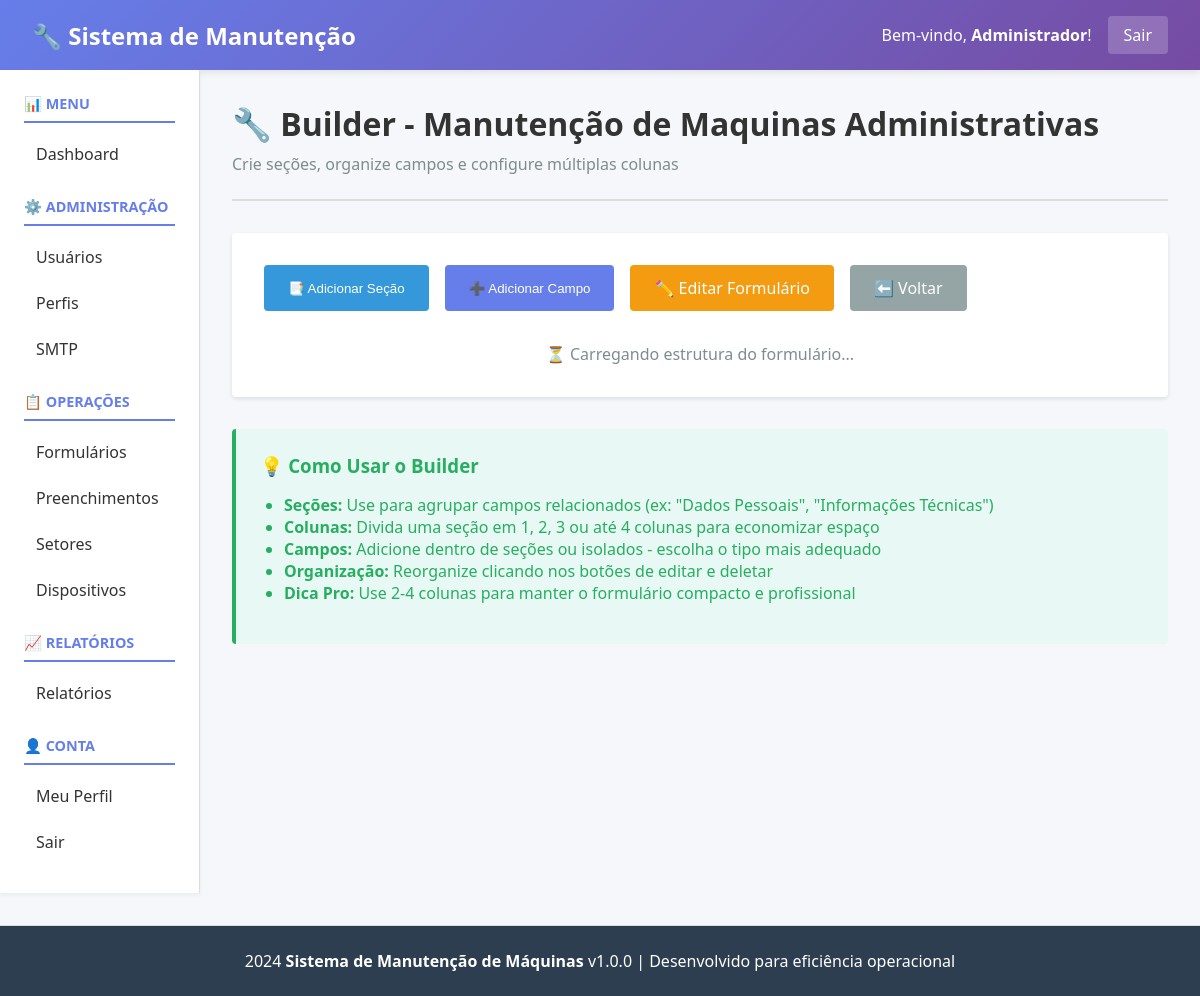
/public/index.php?page=forms&action=builder&id=3 (signed in), run on the app's committed database.
### tables this page shows
CREATE TABLE `users` (
  `id` int(11) NOT NULL,
  `username` varchar(100) NOT NULL,
  `email` varchar(100) NOT NULL,
  `password_hash` varchar(255) NOT NULL,
  `full_name` varchar(200) NOT NULL,
  `auth_type` enum('local','ldap') DEFAULT 'local',
  `profile_id` int(11) DEFAULT NULL,
  `status` enum('active','inactive') DEFAULT 'active',
  `last_login` datetime DEFAULT NULL,
  `created_at` datetime DEFAULT current_timestamp(),
  `updated_at` datetime DEFAULT current_timestamp() ON UPDATE current_timestamp()
);

CREATE TABLE `forms` (
  `id` int(11) NOT NULL,
  `name` varchar(255) NOT NULL,
  `description` longtext DEFAULT NULL,
  `category_id` int(11) DEFAULT NULL,
  `created_by` int(11) DEFAULT NULL,
  `status` varchar(20) DEFAULT 'active',
  `created_at` datetime DEFAULT current_timestamp(),
  `updated_at` datetime DEFAULT current_timestamp() ON UPDATE current_timestamp()
);

### controllers/FormController.php (called while the page is built, shortened)
<?php
class FormController
{
    private $db;
    public function __construct()
    {
        $this->db = Database::getInstance();
    }
    public function builder()
    {
        $id = intval($_GET['id'] ?? 0);
        $form = $this->db->fetch("SELECT * FROM forms WHERE id = ?", [$id]);
        include __DIR__ . '/../views/forms/builder.php';
    }
}

### config/Database.php (called while the page is built, shortened)
<?php
class Database
{
    private static $instance = null;
    private $connection;
    private $host = 'localhost';
    private $db_name = 'manutencao_db';
    private $username = 'root';
    private $password = '';
    private $charset = 'utf8mb4';
    private function __construct()
    {
        try {
            $dsn = "mysql:host=" . $this->host . ";dbname=" . $this->db_name . ";charset=" . $this->charset;
            $this->connection = new \PDO(
                $dsn,
                $this->username,
                $this->password,
                array(
                    \PDO::ATTR_ERRMODE => \PDO::ERRMODE_EXCEPTION,
                    \PDO::ATTR_DEFAULT_FETCH_MODE => \PDO::FETCH_ASSOC,
                    \PDO::ATTR_EMULATE_PREPARES => false
                )
            );
        } catch (\PDOException $e) {
            die("Erro de conexão com banco de dados: " . $e->getMessage());
        }
    }
    public static function getInstance()
    {
        if (self::$instance === null) {
            self::$instance = new self();
        }
        return self::$instance;
    }
    public function fetch($sql, $params = [])
    {
        try {
            $stmt = $this->connection->prepare($sql);
            $stmt->execute($params);
            return $stmt->fetch();
        } catch (\PDOException $e) {
            throw new \Exception("Erro ao buscar registro: " . $e->getMessage());
        }
    }
}

### core/Auth.php (called while the page is built, shortened)
<?php
class Auth
{
    private $db;
    private $user = null;
    public function __construct()
    {
        $this->db = Database::getInstance();
    }
    public function isLoggedIn()
    {
        return isset($_SESSION['user_id']) && !empty($_SESSION['user_id']);
    }
    public function getCurrentUser()
    {
        if ($this->user === null) {
            $this->user = $this->db->fetch(
                "SELECT * FROM users WHERE id = :id",
                [':id' => $_SESSION['user_id']]
            );
        }
        return $this->user;
    }
}

### views/forms/builder.php (the view, shortened to what this page needs)
<?php include __DIR__ . '/../header.php'; ?>
<div class="page-header">
    <div>
        <h1>🔧 Builder - <?php echo htmlspecialchars($form['name']); ?></h1>
        <p>Crie seções, organize campos e configure múltiplas colunas</p>
    </div>
</div>
<div style="background: white; padding: 2rem; border-radius: 4px; box-shadow: 0 2px 4px rgba(0,0,0,0.1);">
    <div style="display: flex; gap: 1rem; margin-bottom: 2rem; flex-wrap: wrap;">
        <button id="btn-add-section" class="btn" style="background: #3498db; color: white;">📑 Adicionar Seção</button>
        <button id="btn-add-field" class="btn" style="background: #667eea; color: white;">➕ Adicionar Campo</button>
        <a href="?page=forms&action=edit&id=<?php echo $form['id']; ?>" class="btn" style="background: #f39c12; color: white; text-decoration: none;">✏️ Editar Formulário</a>
        <a href="?page=forms" class="btn" style="background: #95a5a6; color: white; text-decoration: none;">⬅️ Voltar</a>
    </div>
    <div id="fieldsContainer">
        <p style="color: #7f8c8d; text-align: center;">⏳ Carregando estrutura do formulário...</p>
    </div>
</div>
<div style="margin-top: 2rem; background: #e8f8f5; padding: 1.5rem; border-radius: 4px; border-left: 4px solid #27ae60;">
    <h3 style="margin-top: 0; color: #27ae60;">💡 Como Usar o Builder</h3>
    <ul style="margin: 1rem 0; padding-left: 1.5rem; color: #27ae60;">
        <li><strong>Seções:</strong> Use para agrupar campos relacionados (ex: "Dados Pessoais", "Informações Técnicas")</li>
        <li><strong>Colunas:</strong> Divida uma seção em 1, 2, 3 ou até 4 colunas para economizar espaço</li>
        <li><strong>Campos:</strong> Adicione dentro de seções ou isolados - escolha o tipo mais adequado</li>
        <li><strong>Organização:</strong> Reorganize clicando nos botões de editar e deletar</li>
        <li><strong>Dica Pro:</strong> Use 2-4 colunas para manter o formulário compacto e profissional</li>
    </ul>
</div>
<?php include __DIR__ . '/../footer.php'; ?>

### views/header.php (shortened to what this page needs)
<?php
$auth = new \Core\Auth();
$user_atual = $auth->getCurrentUser();
?>
<!DOCTYPE html>
<html lang="pt-BR">
<head>
</head>
<body>
    <div class="navbar">
        <h1>🔧 Sistema de Manutenção</h1>
        <div class="navbar-user">
            <span>Bem-vindo, <strong><?php echo htmlspecialchars($user_atual['full_name'] ?? $user_atual['username']); ?></strong>!</span>
            <a href="index.php?page=logout">Sair</a>
        </div>
    </div>
    <div class="container">
        <div class="sidebar">
            <h3>📊 MENU</h3>
            <ul>
                <li><a href="index.php?page=dashboard">Dashboard</a></li>
            </ul>
            <h3>⚙️ ADMINISTRAÇÃO</h3>
            <ul>
                <li><a href="index.php?page=users">Usuários</a></li>
                <li><a href="index.php?page=profiles">Perfis</a></li>
                <li><a href="index.php?page=smtp">SMTP</a></li>
            </ul>
            <h3>📋 OPERAÇÕES</h3>
            <ul>
                <li><a href="index.php?page=forms">Formulários</a></li>
                <li><a href="index.php?page=submissions">Preenchimentos</a></li>
                <li><a href="index.php?page=sectors">Setores</a></li>
                <li><a href="index.php?page=devices">Dispositivos</a></li>
            </ul>
            <h3>📈 RELATÓRIOS</h3>
            <ul>
                <li><a href="index.php?page=reports">Relatórios</a></li>
            </ul>
            <h3>👤 CONTA</h3>
            <ul>
                <li><a href="index.php?page=profile">Meu Perfil</a></li>
                <li><a href="index.php?page=logout">Sair</a></li>
            </ul>
        </div>
        <div class="content">

### views/header.php (style rules this page uses)
* { margin: 0; padding: 0; box-sizing: border-box; }
body { font-family: 'Segoe UI', Tahoma, Geneva, Verdana, sans-serif; background: #f5f7fa; color: #333; }
.navbar { background: linear-gradient(135deg, #667eea 0%, #764ba2 100%); color: white; padding: 1rem 2rem; display: flex; justify-content: space-between; align-items: center; box-shadow: 0 2px 8px rgba(0,0,0,0.1); }
.navbar h1 { font-size: 1.5rem; margin: 0; }
.navbar-user { display: flex; align-items: center; gap: 1rem; }
.navbar-user a { color: white; text-decoration: none; padding: 0.5rem 1rem; background: rgba(255,255,255,0.2); border-radius: 4px; transition: background 0.3s; }
.container { display: grid; grid-template-columns: 200px 1fr; min-height: calc(100vh - 80px); }
.sidebar { background: white; padding: 1.5rem; border-right: 1px solid #ddd; box-shadow: 0 2px 4px rgba(0,0,0,0.05); overflow-y: auto; }
.sidebar h3 { color: #667eea; font-size: 0.9rem; text-transform: uppercase; margin-top: 1.5rem; margin-bottom: 0.75rem; border-bottom: 2px solid #667eea; padding-bottom: 0.5rem; }
.sidebar h3:first-child { margin-top: 0; }
.sidebar ul { list-style: none; }
.sidebar ul li { margin: 0.5rem 0; }
.sidebar ul li a { color: #333; text-decoration: none; padding: 0.5rem 0.75rem; border-radius: 4px; display: block; transition: background 0.3s, color 0.3s; }
.content { padding: 2rem; overflow-y: auto; }
.page-header { display: flex; justify-content: space-between; align-items: center; margin-bottom: 2rem; padding-bottom: 1.5rem; border-bottom: 2px solid #ddd; }
.page-header h1 { font-size: 2rem; color: #333; }
.page-header p { color: #7f8c8d; margin: 0.5rem 0 0 0; }
.btn { background: #667eea; color: white; padding: 0.75rem 1.5rem; border: none; border-radius: 4px; cursor: pointer; text-decoration: none; display: inline-block; transition: background 0.3s; }

### data on the page
users: full_name "Administrador"
forms: name "Manutenção de Maquinas Administrativas"
